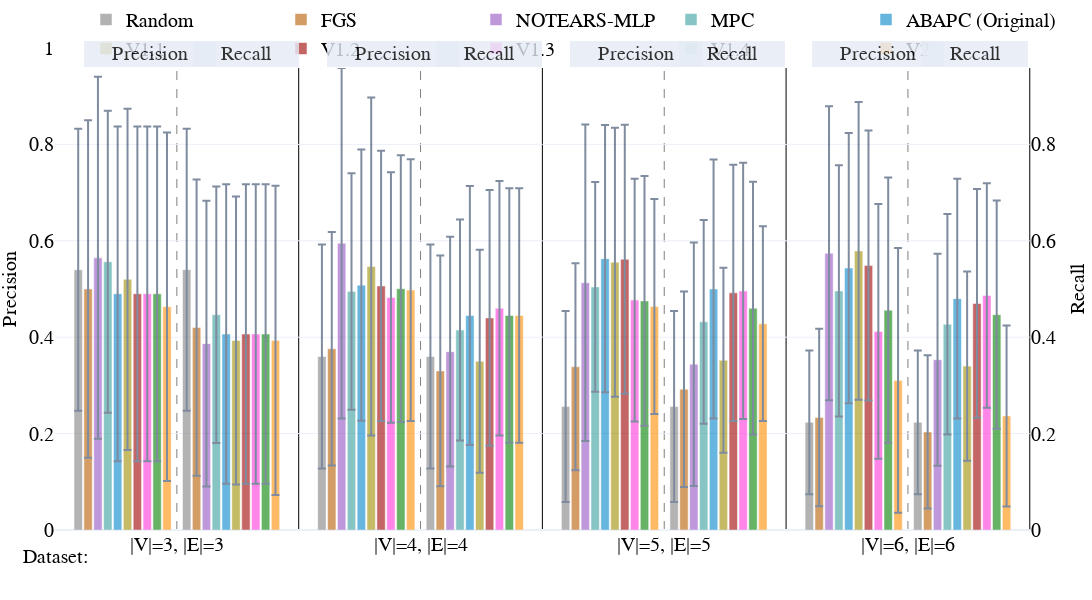

Notebook code cell kept with this figure:
### Code cell
fig = double_bar_chart_plotly(v1_random_plot_data, 
                        names_dict,
                        colors_dict,
                        vars_to_plot=['precision', 'recall'],
                        names=['Precision', 'Recall'],
                        labels=['Precision', 'Recall'],
                        methods=methods,
                        dist_between_lines=0.1175,
                        intra_dis=0.112,
                        inter_dis=0.137,
                        lin_space=5,
                        nl_space=5,
                        start_pos = 0.03,
                            width=1300,
                            height=600,
                            range_y1=(0, 1),
                            range_y2=(0, 1))

### Figure 1 — Plotly figure (JSON) as saved in the notebook; plotly's stock layout.template omitted (floating-point values rounded to 4 significant figures)
{"data": [{"error_y": {"array": [0.2927, 0.2323, 0.1981, 0.1491], "type": "data", "visible": true}, "marker": {"color": "grey"}, "name": "Random", "offsetgroup": "0", "opacity": 0.6, "showlegend": true, "type": "bar", "x": ["|V|=3, |E|=3", "|V|=4, |E|=4", "|V|=5, |E|=5", "|V|=6, |E|=6"], "y": [0.54, 0.36, 0.256, 0.2233], "yaxis": "y"}, {"error_y": {"array": [0.3499, 0.2423, 0.2145, 0.184], "type": "data", "visible": true}, "marker": {"color": "#b85c00"}, "name": "FGS", "offsetgroup": "1", "opacity": 0.6, "showlegend": true, "type": "bar", "x": ["|V|=3, |E|=3", "|V|=4, |E|=4", "|V|=5, |E|=5", "|V|=6, |E|=6"], "y": [0.5, 0.376, 0.3387, 0.2333], "yaxis": "y"}, {"error_y": {"array": [0.3755, 0.3634, 0.3283, 0.3049], "type": "data", "visible": true}, "marker": {"color": "#9454c4"}, "name": "NOTEARS-MLP", "offsetgroup": "2", "opacity": 0.6, "showlegend": true, "type": "bar", "x": ["|V|=3, |E|=3", "|V|=4, |E|=4", "|V|=5, |E|=5", "|V|=6, |E|=6"], "y": [0.5646, 0.595, 0.513, 0.5741], "yaxis": "y"}, {"error_y": {"array": [0.3134, 0.2454, 0.2175, 0.2608], "type": "data", "visible": true}, "marker": {"color": "#379f9f"}, "name": "MPC", "offsetgroup": "3", "opacity": 0.6, "showlegend": true, "type": "bar", "x": ["|V|=3, |E|=3", "|V|=4, |E|=4", "|V|=5, |E|=5", "|V|=6, |E|=6"], "y": [0.5567, 0.495, 0.5043, 0.496], "yaxis": "y"}, {"error_y": {"array": [0.3473, 0.2815, 0.2774, 0.2802], "type": "data", "visible": true}, "marker": {"color": "#0085CA"}, "name": "ABAPC (Original)", "offsetgroup": "4", "opacity": 0.6, "showlegend": true, "type": "bar", "x": ["|V|=3, |E|=3", "|V|=4, |E|=4", "|V|=5, |E|=5", "|V|=6, |E|=6"], "y": [0.49, 0.508, 0.563, 0.5434], "yaxis": "y"}, {"error_y": {"array": [0.3542, 0.3504, 0.279, 0.3088], "type": "data", "visible": true}, "marker": {"color": "#9F8D00"}, "name": "V1.1", "offsetgroup": "5", "opacity": 0.6, "showlegend": true, "type": "bar", "x": ["|V|=3, |E|=3", "|V|=4, |E|=4", "|V|=5, |E|=5", "|V|=6, |E|=6"], "y": [0.52, 0.5467, 0.5553, 0.579], "yaxis": "y"}, {"error_y": {"array": [0.3473, 0.2802, 0.2789, 0.2801], "type": "data", "visible": true}, "marker": {"color": "#9E0000"}, "name": "V1.2", "offsetgroup": "6", "opacity": 0.6, "showlegend": true, "type": "bar", "x": ["|V|=3, |E|=3", "|V|=4, |E|=4", "|V|=5, |E|=5", "|V|=6, |E|=6"], "y": [0.49, 0.5063, 0.5617, 0.5486], "yaxis": "y"}, {"error_y": {"array": [0.3473, 0.26, 0.2519, 0.2642], "type": "data", "visible": true}, "marker": {"color": "#ff34da"}, "name": "V1.3", "offsetgroup": "7", "opacity": 0.6, "showlegend": true, "type": "bar", "x": ["|V|=3, |E|=3", "|V|=4, |E|=4", "|V|=5, |E|=5", "|V|=6, |E|=6"], "y": [0.49, 0.4823, 0.477, 0.412], "yaxis": "y"}, {"error_y": {"array": [0.3473, 0.2767, 0.2591, 0.2752], "type": "data", "visible": true}, "marker": {"color": "#008100"}, "name": "V1.4 ", "offsetgroup": "8", "opacity": 0.6, "showlegend": true, "type": "bar", "x": ["|V|=3, |E|=3", "|V|=4, |E|=4", "|V|=5, |E|=5", "|V|=6, |E|=6"], "y": [0.49, 0.5007, 0.4753, 0.4561], "yaxis": "y"}, {"error_y": {"array": [0.3615, 0.2715, 0.2229, 0.2744], "type": "data", "visible": true}, "marker": {"color": "#ff8c00"}, "name": "V2", "offsetgroup": "9", "opacity": 0.6, "showlegend": true, "type": "bar", "x": ["|V|=3, |E|=3", "|V|=4, |E|=4", "|V|=5, |E|=5", "|V|=6, |E|=6"], "y": [0.4633, 0.4977, 0.4636, 0.3104], "yaxis": "y"}, {"marker": {"color": "white"}, "name": "", "offsetgroup": "10", "opacity": 1, "showlegend": false, "type": "bar", "x": ["|V|=3, |E|=3", "|V|=4, |E|=4", "|V|=5, |E|=5", "|V|=6, |E|=6"], "y": [0.0, 0.0, 0.0, 0.0]}, {"error_y": {"array": [0.2927, 0.2323, 0.1981, 0.1491], "type": "data", "visible": true}, "marker": {"color": "grey"}, "name": "Random", "offsetgroup": "11", "opacity": 0.6, "showlegend": false, "type": "bar", "x": ["|V|=3, |E|=3", "|V|=4, |E|=4", "|V|=5, |E|=5", "|V|=6, |E|=6"], "y": [0.54, 0.36, 0.256, 0.2233], "yaxis": "y2"}, {"error_y": {"array": [0.3072, 0.2393, 0.2029, 0.159], "type": "data", "visible": true}, "marker": {"color": "#b85c00"}, "name": "FGS", "offsetgroup": "12", "opacity": 0.6, "showlegend": false, "type": "bar", "x": ["|V|=3, |E|=3", "|V|=4, |E|=4", "|V|=5, |E|=5", "|V|=6, |E|=6"], "y": [0.42, 0.33, 0.292, 0.2033], "yaxis": "y2"}, {"error_y": {"array": [0.2963, 0.2382, 0.2525, 0.2199], "type": "data", "visible": true}, "marker": {"color": "#9454c4"}, "name": "NOTEARS-MLP", "offsetgroup": "13", "opacity": 0.6, "showlegend": false, "type": "bar", "x": ["|V|=3, |E|=3", "|V|=4, |E|=4", "|V|=5, |E|=5", "|V|=6, |E|=6"], "y": [0.3867, 0.37, 0.344, 0.3533], "yaxis": "y2"}, {"error_y": {"array": [0.2661, 0.2293, 0.2114, 0.2288], "type": "data", "visible": true}, "marker": {"color": "#379f9f"}, "name": "MPC", "offsetgroup": "14", "opacity": 0.6, "showlegend": false, "type": "bar", "x": ["|V|=3, |E|=3", "|V|=4, |E|=4", "|V|=5, |E|=5", "|V|=6, |E|=6"], "y": [0.4467, 0.415, 0.432, 0.4267], "yaxis": "y2"}, {"error_y": {"array": [0.3107, 0.2686, 0.2688, 0.2489], "type": "data", "visible": true}, "marker": {"color": "#0085CA"}, "name": "ABAPC (Original)", "offsetgroup": "15", "opacity": 0.6, "showlegend": false, "type": "bar", "x": ["|V|=3, |E|=3", "|V|=4, |E|=4", "|V|=5, |E|=5", "|V|=6, |E|=6"], "y": [0.4067, 0.445, 0.5, 0.48], "yaxis": "y2"}, {"error_y": {"array": [0.2988, 0.2315, 0.1919, 0.1962], "type": "data", "visible": true}, "marker": {"color": "#9F8D00"}, "name": "V1.1", "offsetgroup": "16", "opacity": 0.6, "showlegend": false, "type": "bar", "x": ["|V|=3, |E|=3", "|V|=4, |E|=4", "|V|=5, |E|=5", "|V|=6, |E|=6"], "y": [0.3933, 0.35, 0.352, 0.34], "yaxis": "y2"}, {"error_y": {"array": [0.3107, 0.2652, 0.2656, 0.2374], "type": "data", "visible": true}, "marker": {"color": "#9E0000"}, "name": "V1.2", "offsetgroup": "17", "opacity": 0.6, "showlegend": false, "type": "bar", "x": ["|V|=3, |E|=3", "|V|=4, |E|=4", "|V|=5, |E|=5", "|V|=6, |E|=6"], "y": [0.4067, 0.44, 0.492, 0.47], "yaxis": "y2"}, {"error_y": {"array": [0.3107, 0.2642, 0.2657, 0.2329], "type": "data", "visible": true}, "marker": {"color": "#ff34da"}, "name": "V1.3", "offsetgroup": "18", "opacity": 0.6, "showlegend": false, "type": "bar", "x": ["|V|=3, |E|=3", "|V|=4, |E|=4", "|V|=5, |E|=5", "|V|=6, |E|=6"], "y": [0.4067, 0.46, 0.496, 0.4867], "yaxis": "y2"}, {"error_y": {"array": [0.3107, 0.2639, 0.2626, 0.2368], "type": "data", "visible": true}, "marker": {"color": "#008100"}, "name": "V1.4 ", "offsetgroup": "19", "opacity": 0.6, "showlegend": false, "type": "bar", "x": ["|V|=3, |E|=3", "|V|=4, |E|=4", "|V|=5, |E|=5", "|V|=6, |E|=6"], "y": [0.4067, 0.445, 0.46, 0.4467], "yaxis": "y2"}, {"error_y": {"array": [0.3208, 0.2639, 0.2021, 0.1877], "type": "data", "visible": true}, "marker": {"color": "#ff8c00"}, "name": "V2", "offsetgroup": "20", "opacity": 0.6, "showlegend": false, "type": "bar", "x": ["|V|=3, |E|=3", "|V|=4, |E|=4", "|V|=5, |E|=5", "|V|=6, |E|=6"], "y": [0.3933, 0.445, 0.428, 0.2367], "yaxis": "y2"}], "layout": {"annotations": [{"font": {"color": "Black", "family": "Serif", "size": 20}, "showarrow": false, "text": "Dataset:", "x": 0, "xanchor": "center", "xref": "paper", "y": -0.08, "yanchor": "bottom", "yref": "paper"}, {"bgcolor": "#E5ECF6", "bordercolor": "#E5ECF6", "borderwidth": 2, "font": {"color": "black", "size": 20}, "opacity": 0.8, "showarrow": false, "text": "     Precision     ", "x": 0.03, "xanchor": "left", "xref": "x domain", "y": 1.015, "yref": "y domain"}, {"bgcolor": "#E5ECF6", "bordercolor": "#E5ECF6", "borderwidth": 2, "font": {"color": "black", "size": 20}, "opacity": 0.8, "showarrow": false, "text": "     Recall     ", "x": 0.142, "xanchor": "left", "xref": "x domain", "y": 1.015, "yref": "y domain"}, {"bgcolor": "#E5ECF6", "bordercolor": "#E5ECF6", "borderwidth": 2, "font": {"color": "black", "size": 20}, "opacity": 0.8, "showarrow": false, "text": "     Precision     ", "x": 0.279, "xanchor": "left", "xref": "x domain", "y": 1.015, "yref": "y domain"}, {"bgcolor": "#E5ECF6", "bordercolor": "#E5ECF6", "borderwidth": 2, "font": {"color": "black", "size": 20}, "opacity": 0.8, "showarrow": false, "text": "     Recall     ", "x": 0.391, "xanchor": "left", "xref": "x domain", "y": 1.015, "yref": "y domain"}, {"bgcolor": "#E5ECF6", "bordercolor": "#E5ECF6", "borderwidth": 2, "font": {"color": "black", "size": 20}, "opacity": 0.8, "showarrow": false, "text": "     Precision     ", "x": 0.528, "xanchor": "left", "xref": "x domain", "y": 1.015, "yref": "y domain"}, {"bgcolor": "#E5ECF6", "bordercolor": "#E5ECF6", "borderwidth": 2, "font": {"color": "black", "size": 20}, "opacity": 0.8, "showarrow": false, "text": "     Recall     ", "x": 0.64, "xanchor": "left", "xref": "x domain", "y": 1.015, "yref": "y domain"}, {"bgcolor": "#E5ECF6", "bordercolor": "#E5ECF6", "borderwidth": 2, "font": {"color": "black", "size": 20}, "opacity": 0.8, "showarrow": false, "text": "     Precision     ", "x": 0.777, "xanchor": "left", "xref": "x domain", "y": 1.015, "yref": "y domain"}, {"bgcolor": "#E5ECF6", "bordercolor": "#E5ECF6", "borderwidth": 2, "font": {"color": "black", "size": 20}, "opacity": 0.8, "showarrow": false, "text": "     Recall     ", "x": 0.889, "xanchor": "left", "xref": "x domain", "y": 1.015, "yref": "y domain"}], "bargap": 0.15, "bargroupgap": 0.15, "barmode": "group", "font": {"color": "black", "family": "Serif", "size": 20}, "height": 600, "hovermode": "x unified", "legend": {"orientation": "h", "x": 0.5, "xanchor": "center", "y": 1.1, "yanchor": "top"}, "margin": {"b": 70, "l": 40, "r": 0, "t": 20}, "shapes": [{"layer": "below", "line": {"color": "grey", "dash": "dash", "width": 1}, "type": "line", "x0": 0.1175, "x1": 0.1175, "xref": "paper", "y0": 0, "y1": 1, "yref": "paper"}, {"layer": "below", "line": {"color": "black", "dash": "solid", "width": 1}, "type": "line", "x0": 0.235, "x1": 0.235, "xref": "paper", "y0": 0, "y1": 1, "yref": "paper"}, {"layer": "below", "line": {"color": "grey", "dash": "dash", "width": 1}, "type": "line", "x0": 0.3525, "x1": 0.3525, "xref": "paper", "y0": 0, "y1": 1, "yref": "paper"}, {"layer": "below", "line": {"color": "black", "dash": "solid", "width": 1}, "type": "line", "x0": 0.47, "x1": 0.47, "xref": "paper", "y0": 0, "y1": 1, "yref": "paper"}, {"layer": "below", "line": {"color": "grey", "dash": "dash", "width": 1}, "type": "line", "x0": 0.5875, "x1": 0.5875, "xref": "paper", "y0": 0, "y1": 1, "yref": "paper"}, {"layer": "below", "line": {"color": "black", "dash": "solid", "width": 1}, "type": "line", "x0": 0.705, "x1": 0.705, "xref": "paper", "y0": 0, "y1": 1, "yref": "paper"}, {"layer": "below", "line": {"color": "grey", "dash": "dash", "width": 1}, "type": "line", "x0": 0.8225, "x1": 0.8225, "xref": "paper", "y0": 0, "y1": 1, "yref": "paper"}, {"layer": "below", "line": {"color": "black", "dash": "solid", "width": 1}, "type": "line", "x0": 0.94, "x1": 0.94, "xref": "paper", "y0": 0, "y1": 1, "yref": "paper"}], "width": 1300, "xaxis": {"anchor": "y", "domain": [0, 0.94]}, "yaxis": {"anchor": "x", "domain": [0, 1], "range": [0, 1], "title": {"font": {"size": 20}, "text": "Precision"}}, "yaxis2": {"anchor": "x", "overlaying": "y", "range": [0, 1], "scaleanchor": 0, "showgrid": false, "showline": false, "showticklabels": true, "side": "right", "title": {"font": {"size": 20}, "text": "Recall"}, "zeroline": true}}}
